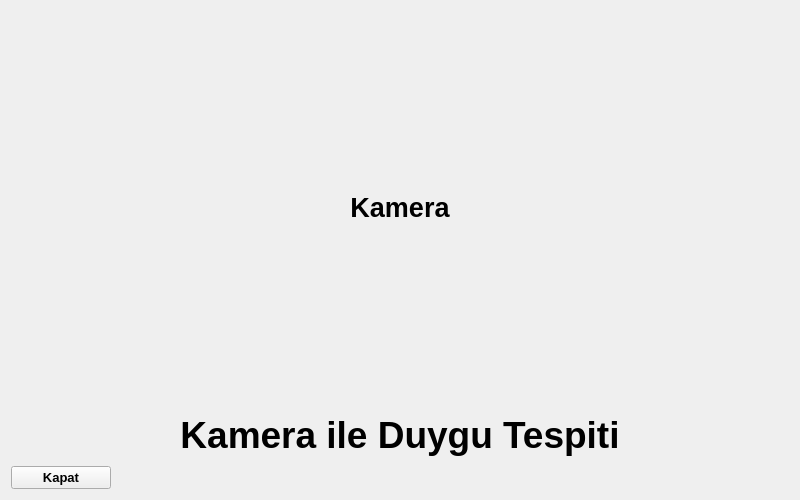
<?xml version="1.0" encoding="UTF-8"?>
<ui version="4.0">
 <class>Form</class>
 <widget class="QWidget" name="Form">
  <property name="geometry">
   <rect>
    <x>0</x>
    <y>0</y>
    <width>800</width>
    <height>500</height>
   </rect>
  </property>
  <property name="windowTitle">
   <string>Form</string>
  </property>
  <property name="styleSheet">
   <string notr="true">background-color: rgb(239, 239, 239);</string>
  </property>
  <layout class="QVBoxLayout" name="verticalLayout">
   <item>
    <widget class="QLabel" name="label">
     <property name="font">
      <font>
       <family>MS Sans Serif</family>
       <pointsize>20</pointsize>
       <weight>75</weight>
       <bold>true</bold>
      </font>
     </property>
     <property name="text">
      <string>Kamera</string>
     </property>
     <property name="alignment">
      <set>Qt::AlignCenter</set>
     </property>
    </widget>
   </item>
   <item>
    <widget class="QLabel" name="label_2">
     <property name="maximumSize">
      <size>
       <width>16777215</width>
       <height>50</height>
      </size>
     </property>
     <property name="font">
      <font>
       <family>MS Sans Serif</family>
       <pointsize>28</pointsize>
       <weight>75</weight>
       <bold>true</bold>
      </font>
     </property>
     <property name="text">
      <string>Kamera ile Duygu Tespiti</string>
     </property>
     <property name="alignment">
      <set>Qt::AlignCenter</set>
     </property>
    </widget>
   </item>
   <item>
    <widget class="QPushButton" name="pushButton">
     <property name="maximumSize">
      <size>
       <width>100</width>
       <height>16777215</height>
      </size>
     </property>
     <property name="font">
      <font>
       <family>MS Sans Serif</family>
       <pointsize>10</pointsize>
       <weight>75</weight>
       <bold>true</bold>
      </font>
     </property>
     <property name="text">
      <string>Kapat</string>
     </property>
    </widget>
   </item>
  </layout>
 </widget>
 <resources/>
 <connections/>
</ui>
